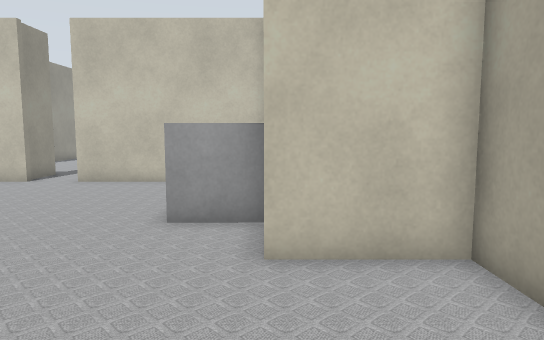
View 1 (above)

19 first-person views from a walk through a Gazebo world. The camera is 0.94 m above the floor, tilts 6° down and sees 70° across. Floor lines are 1 m apart. The floor is counted in squares, 0.5 m on a side. Each view is taken from the middle of a square. On the plan, view 1 faces up. The plan holds only what a view shows up to about 19 squares ahead; the rest is blank. The place goes on beyond the plan.

View 2
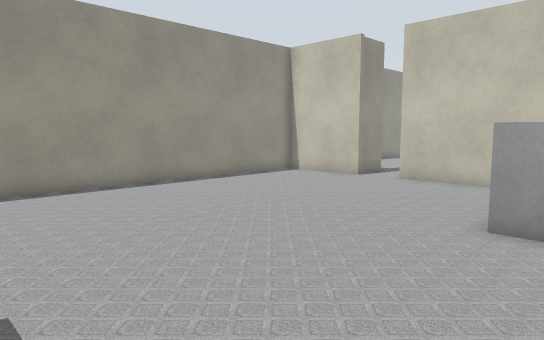

View 3
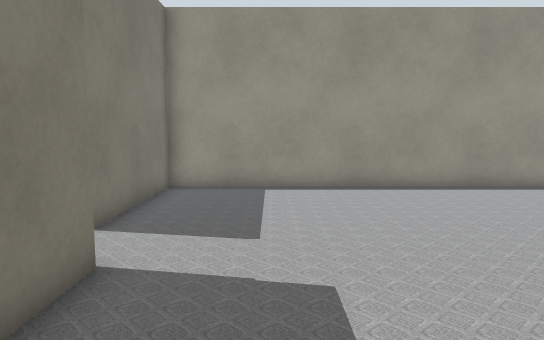

View 4
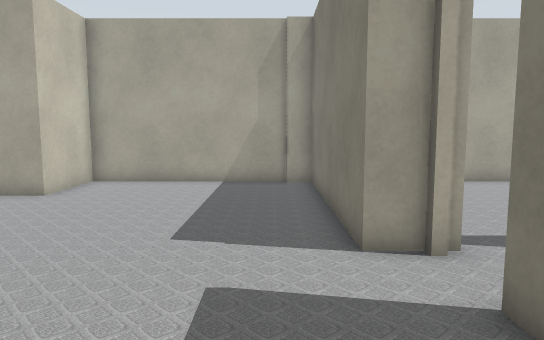

View 5
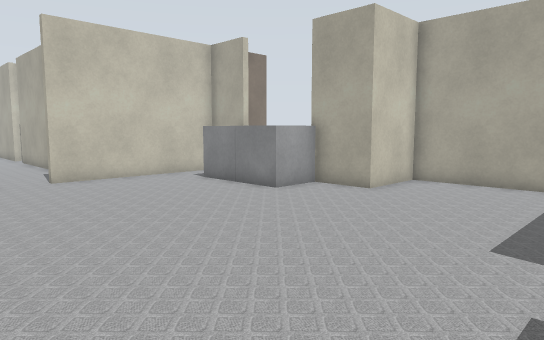

View 6
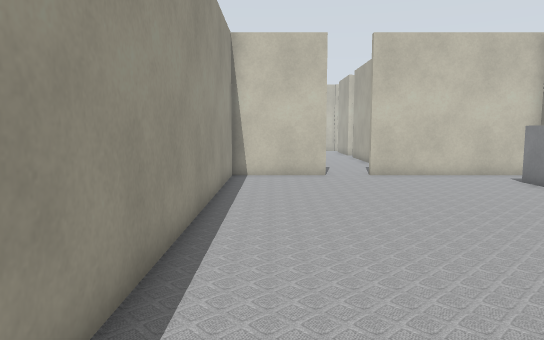

View 7
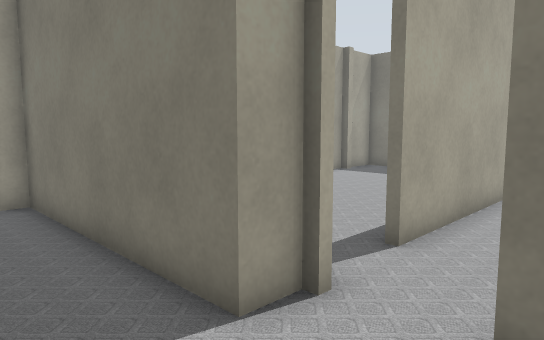

View 8
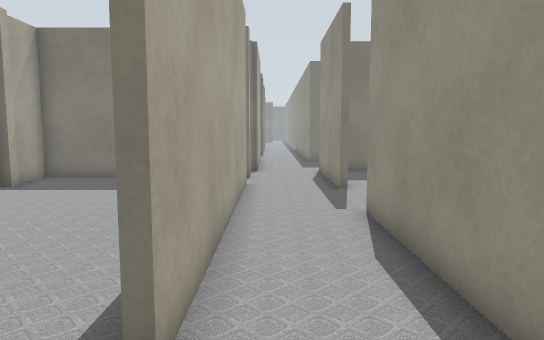

View 9
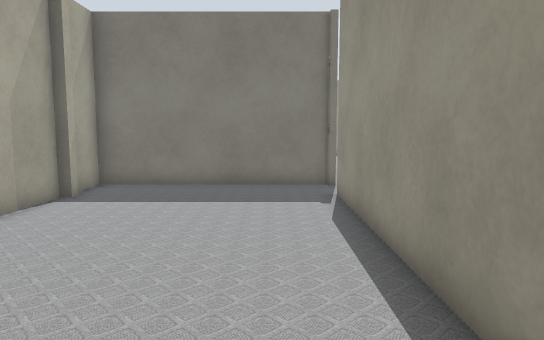

View 10
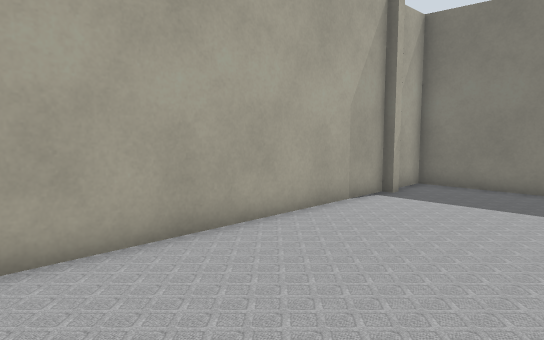

View 11
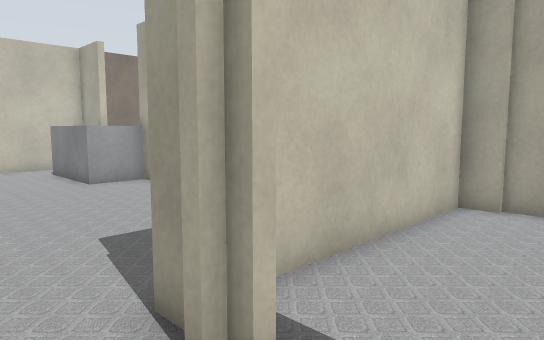

View 12
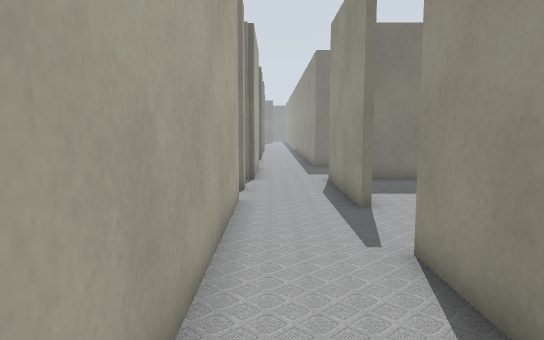

View 13
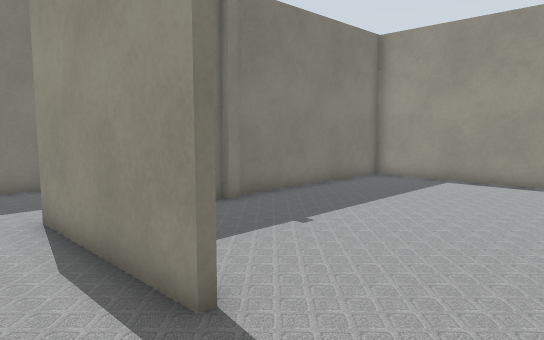

View 14
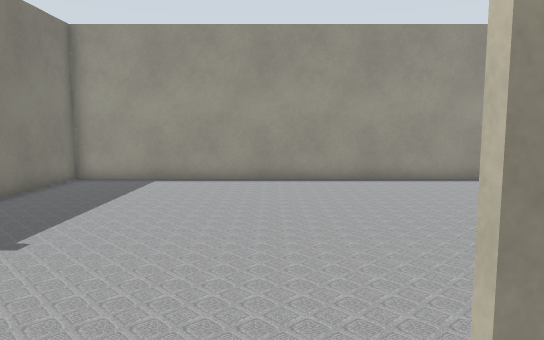

View 15
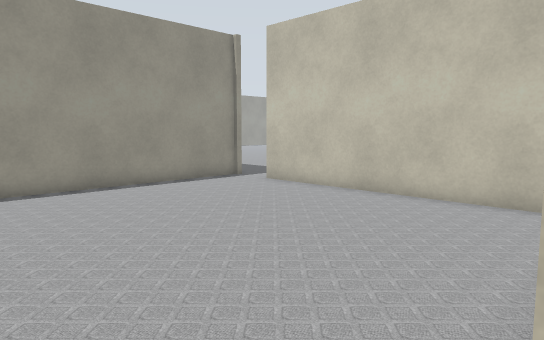

View 16
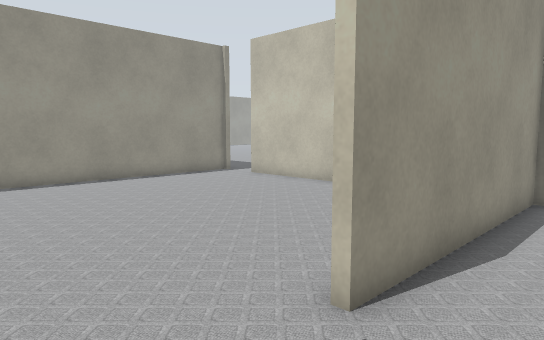

View 17
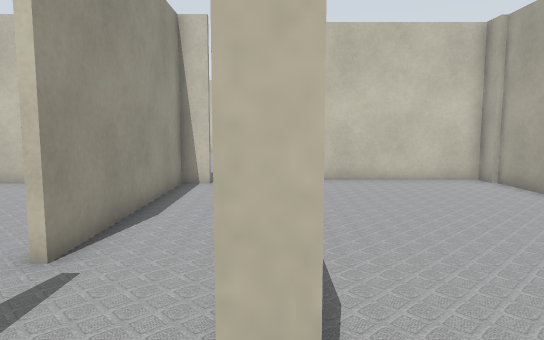

View 18
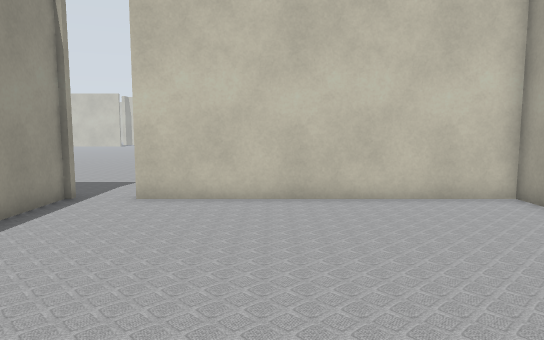

View 19
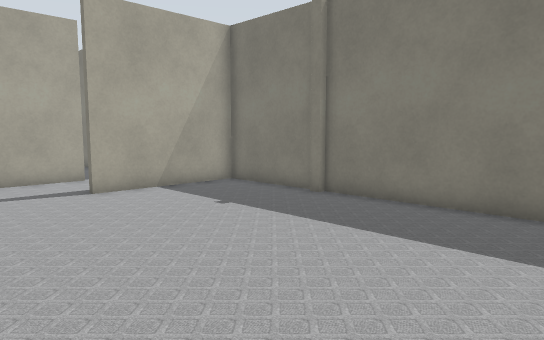

### Floor plan
Ten units are one square. View 1 is at (0, 0); x grows to the right and y downward. Boxes are objects, and circles mark ways between rooms. Rooms are numbered by the first view taken in them; rooms with no view inside come last. Other rooms are left out.
<svg viewBox="-211 -145 245 365">
<path fill="none" stroke="#000" d="M-1 -115 -1 -138 -70 -138M-51 40 -51 24 27 24M-88 -138 -126 -138 -126 34 -71 34M29 16 29 -55 -1 -55 -1 -80M-49 75 -49 162M29 156 29 35M25 160 25 156M27 26 -36 26M-51 181 29 181 29 164M-82 151 -82 166M-51 162 -51 58M-82 35 -82 118M-126 204 -84 204 -84 151M-84 48 -84 35M-206 35 -206 204 -128 204M-71 36 -188 36M-51 186 -51 181M-82 166 -82 208M-54 215 -54 204"/>
<rect x="-25" y="-105" width="20" height="30" fill="#bbb"><title>grey box</title></rect>
<rect x="-25" y="-125" width="10" height="20" fill="#bbb"><title>grey box</title></rect>
<circle cx="-60" cy="30" r="3" fill="#2a7"/>
<circle cx="-50" cy="45" r="3" fill="#2a7"/>
<circle cx="-50" cy="170" r="3" fill="#2a7"/>
<circle cx="-80" cy="135" r="3" fill="#2a7"/>
<circle cx="-65" cy="160" r="3" fill="#2a7"/>
<text x="-60" y="-50">1</text>
<text x="-10" y="100">2</text>
<text x="-70" y="110">3</text>
<text x="-150" y="120">4</text>
<text x="-70" y="190">5</text>
</svg>
Room 1 opens to room 3. Room 2 opens to room 3. Room 2 opens to room 5. Room 3 opens to room 4. Room 3 opens to room 5.

Where each view was taken, in squares from view 1:
view 1: 0 up, 0 right, facing up
view 2: 0 up, 0 right, facing up-left
view 3: 0 up, 0 right, facing left
view 4: 1 down, 11 left, facing right
view 5: 1 down, 11 left, facing up-right
view 6: 2 down, 11 left, facing up
view 7: 0 up, 8 left, facing down-right
view 8: 3 down, 6 left, facing down
view 9: 5 down, 3 left, facing down
view 10: 5 down, 3 left, facing down-right
view 11: 6 down, 7 left, facing up-right
view 12: 6 down, 6 left, facing down
view 13: 12 down, 6 left, facing down-left
view 14: 13 down, 6 left, facing left
view 15: 14 down, 8 left, facing up-left
view 16: 15 down, 6 left, facing up-left
view 17: 17 down, 5 left, facing up
view 18: 14 down, 15 left, facing up
view 19: 11 down, 20 left, facing down-right
